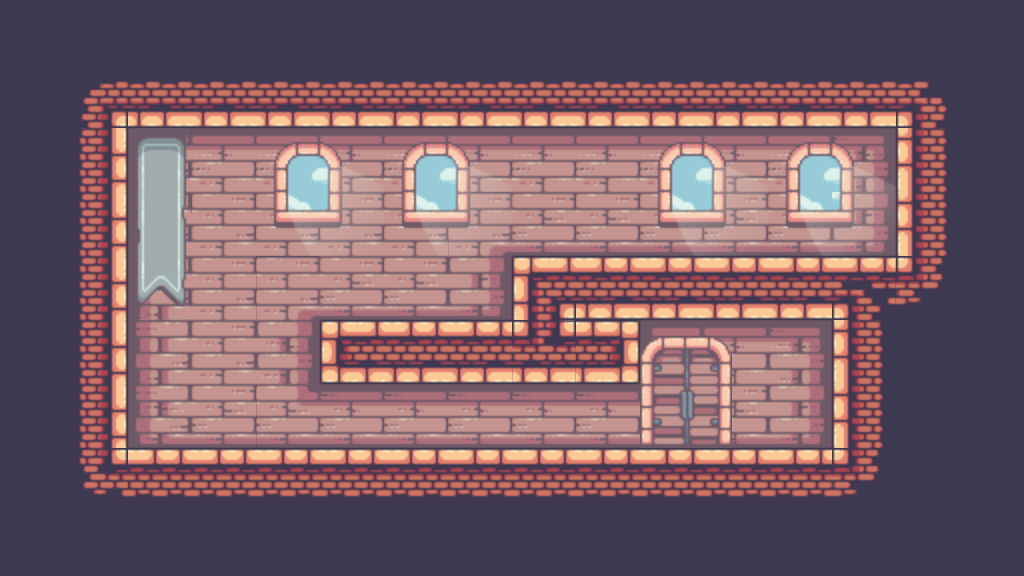

This is a level from a 2D game, rendered from its Tiled map with the project's own tilesets. A one-line summary and the complete map file follow:
An orthogonal 16x9 tile map with 64x64 px tiles, 3 tile layers (Background, Tiles, Decorations), 1 hidden layer not drawn, 3 tilesets and 4 objects.

<map version="1.10" tiledversion="1.10.0" orientation="orthogonal" renderorder="right-down" width="16" height="9" tilewidth="64" tileheight="64" infinite="0" nextlayerid="6" nextobjectid="12">
 <tileset firstgid="1" source="../tilesets/Main.tsx" />
 <tileset firstgid="248" source="../tilesets/Misc.tsx" />
 <tileset firstgid="251" source="../tilesets/Decorations.tsx" />
 <layer id="1" name="Background" width="16" height="9">
  <data encoding="csv">
41,41,41,41,41,41,41,41,41,41,41,41,41,41,41,41,
41,41,41,41,41,41,41,41,41,41,41,41,41,41,41,41,
41,41,41,41,41,41,41,41,41,41,41,41,41,41,41,41,
41,41,41,41,41,41,41,41,41,41,41,41,41,41,41,41,
41,41,41,41,41,41,41,41,41,41,41,41,41,41,41,41,
41,41,41,41,41,41,41,41,41,41,41,41,41,41,41,41,
41,41,41,41,41,41,41,41,41,41,41,41,41,41,41,41,
41,41,41,41,41,41,41,41,41,41,41,41,41,41,41,41,
41,41,41,41,41,41,41,41,41,41,41,41,41,41,41,41
</data>
 </layer>
 <layer id="2" name="Tiles" width="16" height="9">
  <data encoding="csv">
0,0,0,0,0,0,0,0,0,0,0,0,0,0,0,0,
0,27,60,60,60,60,60,60,60,60,60,60,60,60,28,0,
0,42,135,136,136,136,136,136,136,136,136,136,136,137,40,0,
0,42,154,155,155,155,155,141,174,174,174,174,174,175,40,0,
0,42,154,155,141,174,174,175,93,98,98,98,98,85,47,0,
0,42,154,155,156,97,98,98,110,99,135,136,137,40,0,0,
0,42,173,174,217,212,212,212,212,212,174,174,175,40,0,0,
0,46,22,22,22,22,22,22,22,22,22,22,22,47,0,0,
0,0,0,0,0,0,0,0,0,0,0,0,0,0,0,0
</data>
 </layer>
 <layer id="4" name="Decorations" width="16" height="9">
  <data encoding="csv">
0,0,0,0,0,0,0,0,0,0,0,0,0,0,0,0,
0,0,0,0,0,0,0,0,0,0,0,0,0,0,0,0,
0,0,259,0,274,275,274,275,0,0,274,275,274,275,0,0,
0,0,266,0,281,282,281,282,0,0,281,282,281,284,0,0,
0,0,273,0,0,0,0,0,0,0,0,0,0,0,0,0,
0,0,0,0,0,0,0,0,0,0,0,0,0,0,0,0,
0,0,0,0,0,0,0,0,0,0,248,0,0,0,0,0,
0,0,0,0,0,0,0,0,0,0,0,0,0,0,0,0,
0,0,0,0,0,0,0,0,0,0,0,0,0,0,0,0
</data>
 </layer>
 <objectgroup id="3" name="Misc">
  <object id="3" gid="249" x="133.196" y="448.681" width="44" height="32" />
  <object id="5" gid="249" x="133.196" y="417.398" width="44" height="32" />
  <object id="6" gid="249" x="789.424" y="447.514" width="44" height="32" />
  <object id="7" gid="249" x="790.008" y="416.467" width="44" height="32" />
 </objectgroup>
 <layer id="5" name="Collisions" width="16" height="9" visible="0" opacity="0.17">
  <data encoding="csv">
0,0,0,0,0,0,0,0,0,0,0,0,0,0,0,0,
0,250,250,250,250,250,250,250,250,250,250,250,250,250,250,0,
0,250,0,0,0,0,0,0,0,0,0,0,0,0,250,0,
0,250,0,0,0,0,0,0,0,0,0,0,0,0,250,0,
0,250,0,0,0,0,0,0,250,250,250,250,250,250,250,0,
0,250,0,0,0,250,250,250,250,250,0,0,0,250,0,0,
0,250,250,0,0,0,0,0,0,0,248,0,250,250,0,0,
0,250,250,250,250,250,250,250,250,250,250,250,250,250,0,0,
0,0,0,0,0,0,0,0,0,0,0,0,0,0,0,0
</data>
 </layer>
</map>
